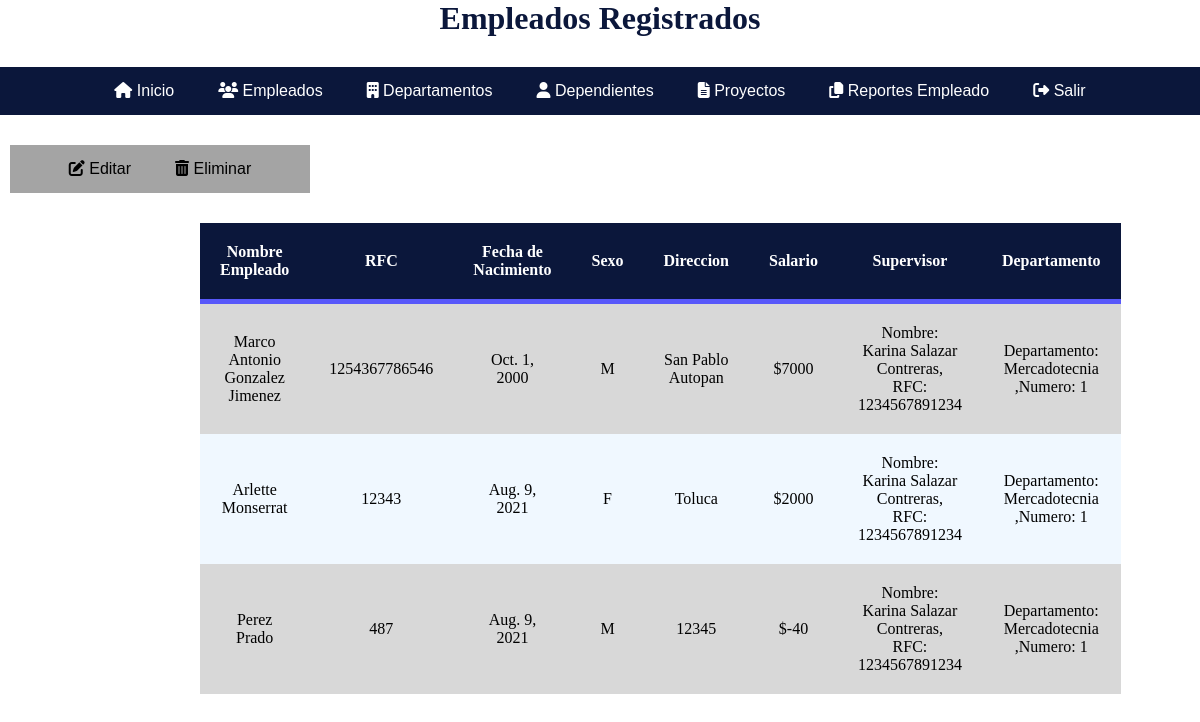
/ConsultaEmp/, run on the app's committed database.
### ProyectoGSW/models.py (models this page shows, shortened)
class Empleado (models.Model):
	rfc = models.IntegerField(unique= True)
	nombre_emp = models.CharField(max_length=50)
	sexos = [
		('F', 'Femenino'),
		('M', 'Masculino')
	]
	sexo = models.CharField(max_length=1, choices=sexos)
	direccion = models.CharField(max_length=30)
	fecha_nacimiento = models.DateField()
	salario = models.IntegerField()
	supervisor = models.ForeignKey(Supervisor, null=False,blank=False,on_delete=models.CASCADE)
	departamento = models.ForeignKey(Departamento,null=False,blank=False,on_delete=models.CASCADE)

class Supervisor (models.Model):
	nombre = models.CharField(max_length=30, unique= True)
	rfc = models.CharField(max_length=13, unique= True)
	sexos = [
		('F', 'Femenino'),
		('M', 'Masculino')
	]
	sexo = models.CharField(max_length=1, choices=sexos)
	fecha_nacimiento = models.DateField()
	direccion = models.CharField(max_length=30)
	salario = models.IntegerField()
	def __str__(self):
		return 'Nombre: %s, RFC: %s'%(self.nombre,self.rfc)

class Departamento (models.Model):
	nombre = models.CharField(max_length=30, unique= True)
	numero = models.IntegerField()
	empleado_encargado = models.CharField(max_length=30)
	fecha_inicio = models.DateField()
	def __str__(self):
		return 'Departamento: %s ,Numero: %s'%(self.nombre,self.numero)

### ProyectoGSW/views.py (the view)
# urls.py: path('ConsultaEmp/', views.tabempleado),
def tabempleado(request):
    Cempleado = Empleado.objects.all()
    contexto = {"empleados":Cempleado}
    return render(request, "consulta_emp.html",contexto)

### ProyectoGSW/Templates/consulta_emp.html (shortened to what this page needs)
<!DOCTYPE html>
<html lang="es">
<head>
</head>
<body>
    <h1 align=center><b>Empleados Registrados</b></h1>
<header>
    <nav class="navegacion">
        <ul class="menu">
            <li>
                <a href="/Inicio">
                    <i class="fas fa-home"></i>
                    Inicio
                </a>
            </li>
            <li>
                <a href="#">
                    <i class="fas fa-users"></i>
                    Empleados
                </a>
            </li>
            <li>
                <a href="#">
                    <i class="fas fa-building"></i>
                    Departamentos
                </a>
            </li>
            <li>
                <a href="#">
                    <i class="fas fa-user"></i>
                    Dependientes
                </a>
            </li>
            <li>
                <a href="#">
                    <i class="fas fa-file-alt"></i>
                    Proyectos
                </a>
            </li>
            <li>
                <a href="/reportes">
                    <i class="fas fa-copy"></i>
                    Reportes Empleado
                </a>
            </li>
            <li>
                <a href="/login">
                    <i class="fas fa-sign-out-alt"></i>
                    Salir
                </a>
            </li>
        </ul>
    </nav>
</header>
<div id="iconos">
    <ul class="icons">
        <li>
            <a href="/admin">
                <i class="fas fa-edit"></i>
                Editar
            </a>
        </li>
        <li>
            <a href="#">
                <i class="fas fa-trash-alt"></i>
                Eliminar
            </a>
        </li>
    </ul>
</div>
<div id="main-container">
    <table>
       <thead>
        <tr>
            <th>Nombre Empleado</th>
            <th>RFC</th>
            <th>Fecha de Nacimiento</th>
            <th>Sexo</th>
            <th>Direccion</th>
            <th>Salario</th>
            <th>Supervisor</th>
            <th>Departamento</th>
        </tr>
       </thead>
        {% if empleados %}
        {% for Cempleado in empleados %}
        <tr>
          <td>{{ Cempleado.nombre_emp }}</td>
          <td>{{ Cempleado.rfc }}</td>
          <td>{{ Cempleado.fecha_nacimiento }}</td>
          <td>{{ Cempleado.sexo }}</td>
          <td>{{ Cempleado.direccion }}</td>
          <td>${{ Cempleado.salario }}</td>
          <td>{{ Cempleado.supervisor }}</td>
          <td>{{ Cempleado.departamento }}</td>
        </tr>
        {% endfor %}
        {% else %}
        <h3 align="center"><b>No hay registro de empleados</b></h3><br>
        {% endif %}
    </table>
</div>
</body>
</html>

### ProyectoGSW/Templates/consulta_emp.html (style rules this page uses)
* { margin: 0; padding: 0; -webkit-box-sizing: border-box; -moz-box-sizing: border-box; box-sizing: border-box; }
h1 { color: #0B173B; }
.navegacion { text-align: center; width: 1200px; margin: 30px auto; background: #0B173B; }
.navegacion ul { list-style: none; }
.menu > li { position: relative; display: inline-block; }
.menu > li > a { display: block; padding: 15px 20px; color: white; font-family: Arial, Helvetica, sans-serif; text-decoration: none; }
.menu_emp li a { text-align: left; display: block; padding: 10px; color: white; font-family: Arial, Helvetica, sans-serif; text-decoration: none; }
#main-container { margin: 0px auto; width: 800px; }
table { background-color: #D8D8D8; text-align: center; border-collapse: collapse; width: 100%; }
th, td { padding: 20px; }
thead { background-color: #0B173B; border-bottom: solid 5px #5858FA; color: white; }
tr:nth-child(even) { background-color: aliceblue; }
.menu_dep li a { text-align: left; display: block; padding: 10px; color: white; font-family: Arial, Helvetica, sans-serif; text-decoration: none; }
.menu_deptes li a { text-align: left; display: block; padding: 10px; color: white; font-family: Arial, Helvetica, sans-serif; text-decoration: none; }
.menu_pro li a { text-align: left; display: block; padding: 10px; color: white; font-family: Arial, Helvetica, sans-serif; text-decoration: none; }
#iconos { text-align: center; width: 300px; margin: 30px 10px; background: #A4A4A4; }
#iconos ul { list-style: none; }
.icons > li { position: relative; display: inline-block; }
.icons > li > a { display: block; padding: 15px 20px; color: black; font-family: Arial, Helvetica, sans-serif; text-decoration: none; }

### data on the page
Empleado: nombre_emp "Marco Antonio Gonzalez Jimenez", rfc "1254367786546", fecha_nacimiento "Oct. 1, 2000", sexo "M", direccion "San Pablo Autopan", salario "7000", supervisor "Nombre: Karina Salazar Contreras, RFC: 1234567891234", departamento "Departamento: Mercadotecnia ,Numero: 1"
Empleado: nombre_emp "Arlette Monserrat", rfc "12343", fecha_nacimiento "Aug. 9, 2021", sexo "F", direccion "Toluca", salario "2000", supervisor "Nombre: Karina Salazar Contreras, RFC: 1234567891234", departamento "Departamento: Mercadotecnia ,Numero: 1"
Empleado: nombre_emp "Perez Prado", rfc "487", fecha_nacimiento "Aug. 9, 2021", sexo "M", direccion "12345", salario "-40", supervisor "Nombre: Karina Salazar Contreras, RFC: 1234567891234", departamento "Departamento: Mercadotecnia ,Numero: 1"
